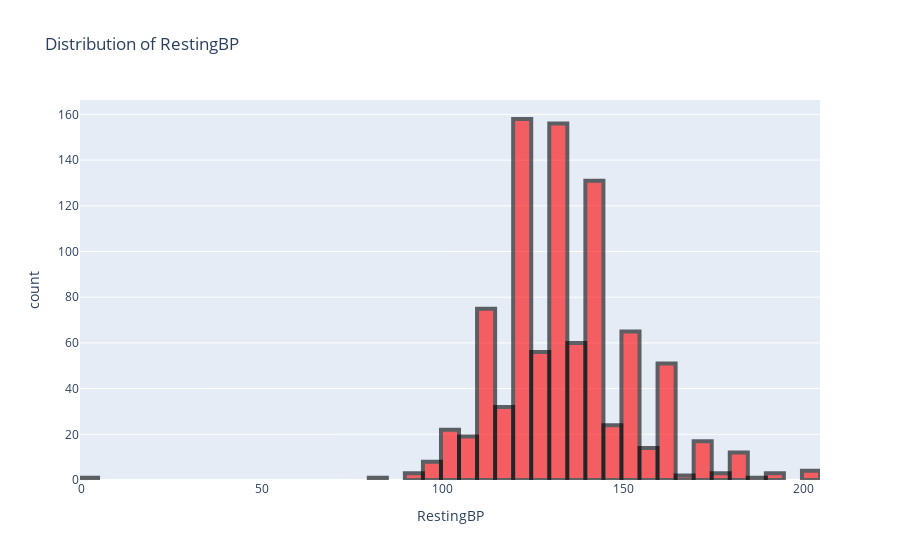
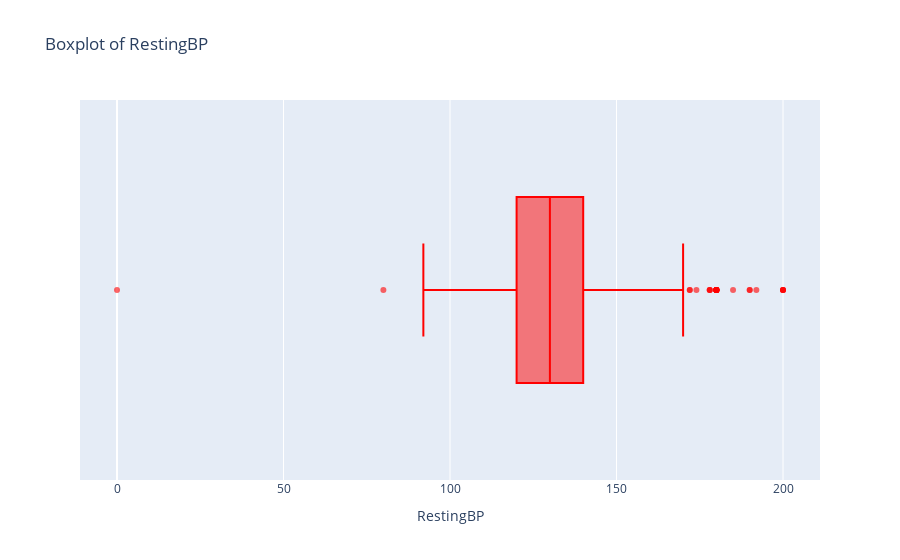

Here is the notebook cell these charts were saved with, in order:
### Code cell
plt.figure(figsize=(20, 10))
fig = px.histogram(data_frame=heart, x="RestingBP", title="Distribution of RestingBP")
fig.update_traces(marker={"color": "red", "opacity": 0.6, "line": {"width": 4, "color": "black"}})
fig.show()

plt.figure(figsize=(20, 10))
fig = px.box(data_frame=heart, x="RestingBP", title="Boxplot of RestingBP")
fig.update_traces(marker={"color": "red", "opacity": 0.6})
fig.show()

### Figure 1 — Plotly figure (JSON) as saved in the notebook; plotly's stock layout.template omitted (floating-point values rounded to 4 significant figures; data arrays with more than 128 entries replaced by an {"elided": "..."} marker saying what was removed)
{"data": [{"alignmentgroup": "True", "bingroup": "x", "hovertemplate": "RestingBP=%{x}<br>count=%{y}<extra></extra>", "legendgroup": "", "marker": {"color": "red", "line": {"color": "black", "width": 4}, "opacity": 0.6, "pattern": {"shape": ""}}, "name": "", "offsetgroup": "", "orientation": "v", "showlegend": false, "type": "histogram", "x": {"elided": "918 int values"}, "xaxis": "x", "yaxis": "y"}], "layout": {"barmode": "relative", "legend": {"tracegroupgap": 0}, "title": {"text": "Distribution of RestingBP"}, "xaxis": {"anchor": "y", "domain": [0, 1], "title": {"text": "RestingBP"}}, "yaxis": {"anchor": "x", "domain": [0, 1], "title": {"text": "count"}}}}

### Figure 2 — Plotly figure (JSON) as saved in the notebook; plotly's stock layout.template omitted (floating-point values rounded to 4 significant figures; data arrays with more than 128 entries replaced by an {"elided": "..."} marker saying what was removed)
{"data": [{"alignmentgroup": "True", "hovertemplate": "RestingBP=%{x}<extra></extra>", "legendgroup": "", "marker": {"color": "red", "opacity": 0.6}, "name": "", "notched": false, "offsetgroup": "", "orientation": "h", "showlegend": false, "type": "box", "x": {"elided": "918 int values"}, "x0": " ", "xaxis": "x", "y0": " ", "yaxis": "y"}], "layout": {"boxmode": "group", "legend": {"tracegroupgap": 0}, "title": {"text": "Boxplot of RestingBP"}, "xaxis": {"anchor": "y", "domain": [0, 1], "title": {"text": "RestingBP"}}, "yaxis": {"anchor": "x", "domain": [0, 1]}}}
